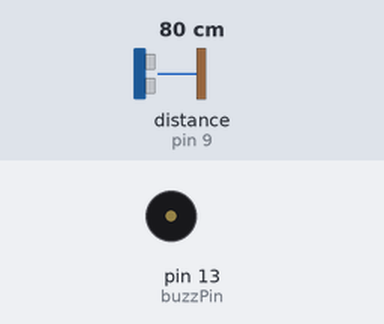
A sketch run on a simulated Arduino Uno, built with avr-gcc and run on an emulated ATmega328P. Parts: buzzer (waves = sounding, pin HIGH). Wiring (inferred from the names in the program): ultrasonic range finder: trigger pin 10; echo pin 9. The inputs (shaded band) are chosen by the test bench; at power-on: distance to the obstacle (sensor on pin 9) 80 cm. The echo pulse lasts 58.3 µs per cm; pins used as bus, display or sensor lines are not drawn; what the sketch prints to the serial monitor is not drawn.

Above: at 1.2 s.
1.3 s: distance to the obstacle (sensor on pin 9) set to 24 cm
2.8 s: distance to the obstacle (sensor on pin 9) set to 20 cm
At 3.8 s:
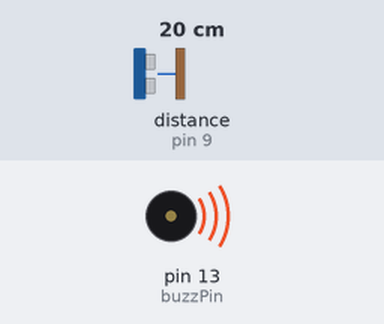
4.3 s: distance to the obstacle (sensor on pin 9) set to 35 cm
At 7.23 s:
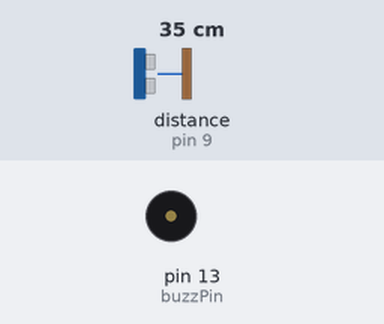
7.3 s: distance to the obstacle (sensor on pin 9) set to 2 cm
At 7.9 s:
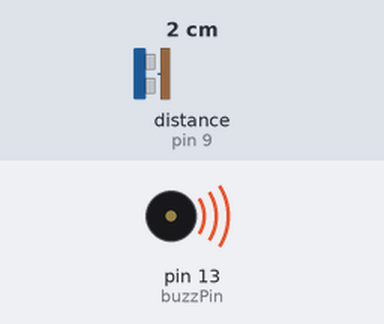
Timing chart, 0 to 9.8 s (numbered marks = the images above; inputs shaded):
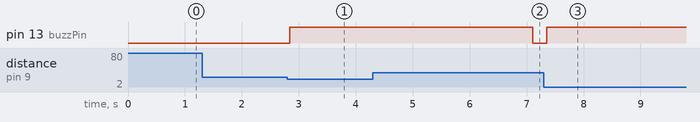

The sketch:

Ultrasonic_Interfacing_With_Arduino_And_GSM.ino
```cpp
//Prateek
//www.prateeks.in

int const trigPin = 10;
int const echoPin = 9;
int const buzzPin = 13;

void setup()
{
  Serial.begin(9600);
  pinMode(trigPin, OUTPUT); // trig pin will have pulses output
  pinMode(echoPin, INPUT); // echo pin should be input to get pulse width
  pinMode(buzzPin, OUTPUT); // buzz pin is output to control buzzering
}

void loop()
{

  int duration, distance;
  digitalWrite(trigPin, HIGH);
  delay(1);
  digitalWrite(trigPin, LOW);
  duration = pulseIn(echoPin, HIGH);
  distance= duration*0.034/2;
  Serial.println(distance);
  if (distance <= 20 && distance >= 0) {
    // Buzz
    digitalWrite(buzzPin, HIGH);
    delay(1000); //Give enough time for GSM to register on Network
    SendSMS();
  } else {

    digitalWrite(buzzPin, LOW);
  }
  delay(60);
}
void SendSMS()
{
  Serial.println("AT+CMGF=1");    //To send SMS in Text Mode
  delay(1000);
  Serial.println("AT+CMGS=\"+919975617490\"\r"); //Change to destination phone number
  delay(1000);
  Serial.println("Sensor Detect Movement Plz Check");//the content of the message
  delay(200);
  Serial.println((char)26); //the stopping character Ctrl+Z
  delay(1000);
}
```

Measured:
- the behaviour switches between 22 and 21 cm on distance to the obstacle (sensor on pin 9) (found by bisection; images 0 and 1)
- after the input at 1.3 s, every drawn part: stays the same
- after the input at 2.8 s, pin 13 (buzzPin): LOW → HIGH at once
- after the input at 4.3 s, pin 13 (buzzPin): HIGH → LOW after 2.8 s
- after the input at 7.3 s, pin 13 (buzzPin): LOW → HIGH after 0.06 s
